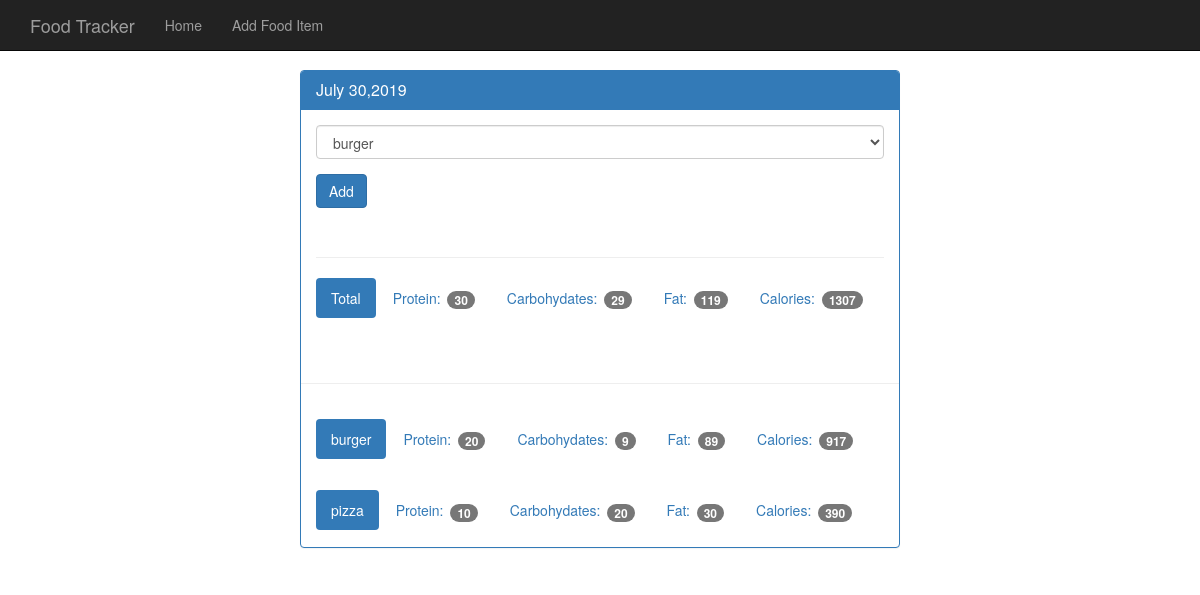
/view/20190730, run on the app's committed database.
### tables this page shows
CREATE TABLE food(
	id integer primary key autoincrement,
	name text not null,
	protein integer not null,
	carbohydrates integer not null,
	fat integer not null,
	calories integer not null
);

### app.py (the view)
@app.route('/view/<date>',methods=['GET','POST'])
def view(date):
	print("debug--", date)
	db = get_db()
	cur = db.execute('select id,entry_date from log_date where entry_date = ' + date)
	date_result = cur.fetchone()
	if request.method == 'POST':
		db.execute('insert into food_date (food_id,log_date_id) values (?,?)',[request.form['food-select'],date_result['id']])
		db.commit()
	d = datetime.strptime(str(date_result['entry_date']),'%Y%m%d')
	pretty_date = datetime.strftime(d,'%B %d,%Y')
	food_cur = db.execute('select id,name from food where id > 0')
	food_result = food_cur.fetchall()
	log_cur = db.execute('select food.name, food.protein, food.carbohydrates, food.fat, food.calories from log_date join food_date on food_date.log_date_id = log_date.id join food on food.id = food_date.food_id where log_date.entry_date = ? and food.id > 0', [date])
	log_results = log_cur.fetchall()
	totals = {}
	totals['protein'] = 0
	totals['carbohydrates'] = 0
	totals['fat'] = 0
	totals['calories'] = 0
	for food in log_results:
		totals['protein'] += food['protein']
		totals['carbohydrates'] += food['carbohydrates']
		totals['fat'] += food['fat']
		totals['calories'] += food['calories']
	return render_template('day.html',entry_date= date_result['entry_date'],pretty_date = pretty_date,food_result = food_result,log_results=log_results,totals=totals)

### app.py (called while the page is built)
def connect_db():
	sql = sqlite3.connect('C:/Users/NIKHIL/Desktop/food_tracker/food_log.db')
	sql.row_factory = sqlite3.Row
	return sql

def get_db():
	if not hasattr(g,'sqlite3'):
		g.sqlite_db = connect_db()
	return g.sqlite_db

### templates/day.html (shortened to what this page needs)
<!DOCTYPE html>
<html lang="en">
  <head>
    <link href="{{url_for('static',filename='bootstrap.min.css')}}" rel="stylesheet">
    <link href="{{url_for('static',filename = 'theme.css')}}" rel="stylesheet">
  </head>
  <body>
    <nav class="navbar navbar-inverse navbar-fixed-top">
      <div class="container">
        <div class="navbar-header">
          <a class="navbar-brand" href="{{url_for('index')}}">Food Tracker</a>
        </div>
        <div id="navbar" class="navbar-collapse collapse">
          <ul class="nav navbar-nav">
            <li><a href="{{url_for('index')}}">Home</a></li>
            <li><a href="{{url_for('add_food')}}">Add Food Item</a></li>
          </ul>
        </div>
      </div>
    </nav>
    <div class="container theme-showcase col-sm-6 col-sm-offset-3" role="main">
      <div class="row">
        <div>
          <div class="panel panel-primary">
            <div class="panel-heading">
              <h3 class="panel-title">{{ pretty_date }}</h3>
            </div>
            <div class="panel-body">
              <form method="POST" action="{{url_for('view',date = entry_date)}}">
                <div class="form-group">
                  <select class="form-control" name="food-select">
                    {% for food in food_result%}
                    <option value={{ food.id }}>{{food.name}}</option>
                    {%endfor%}
                  </select>
                </div>
                <button type="submit" class="btn btn-primary">Add</button>
              </form>
              <div class="page-header"></div>
              <ul class="nav nav-pills" role="tablist">
                <li class="active"><a>Total</a></li>
                <li><a>Protein: <span class="badge">{{ totals.protein }}</span></a></li>
                <li><a>Carbohydates: <span class="badge">{{ totals.carbohydrates }}</span></a></li>
                <li><a>Fat: <span class="badge">{{ totals.fat }}</span></a></li>
                <li><a>Calories: <span class="badge">{{ totals.calories }}</span></a></li>
              </ul>
            </div>
            <div class="page-header"></div>
            {% for food in log_results %}
            <div class="panel-body">
              <ul class="nav nav-pills" role="tablist">
                <li class="active"><a>{{ food.name }}</a></li>
                <li><a>Protein: <span class="badge">{{ food.protein }}</span></a></li>
                <li><a>Carbohydates: <span class="badge">{{ food.carbohydrates }}</span></a></li>
                <li><a>Fat: <span class="badge">{{food.fat}}</span></a></li>
                <li><a>Calories: <span class="badge">{{food.calories}}</span></a></li>
              </ul>
            </div>
            {% endfor %}
          </div>
        </div>
      </div>
    </div>
  </body>
</html>

### static/theme.css (style rules this page uses)
body { padding-top: 70px; padding-bottom: 30px; }

### data on the page
food: name "burger", protein "20", carbohydrates "9", fat "89", calories "917"
food: name "pizza", protein "10", carbohydrates "20", fat "30", calories "390"

### other printed values
{{ pretty_date }} "July 30,2019"
{{ totals.protein }} "30"
{{ totals.carbohydrates }} "29"
{{ totals.fat }} "119"
{{ totals.calories }} "1307"
form field food-select "burger"
